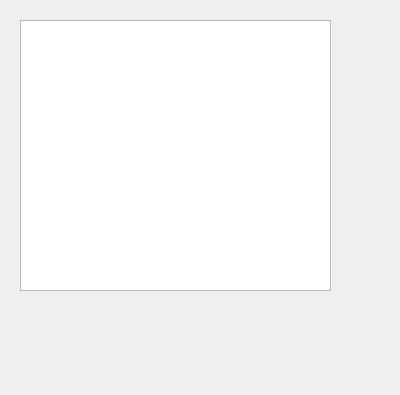
<?xml version="1.0" encoding="UTF-8"?>
<ui version="4.0">
 <class>UserSignedUp</class>
 <widget class="QDialog" name="UserSignedUp">
  <property name="geometry">
   <rect>
    <x>0</x>
    <y>0</y>
    <width>400</width>
    <height>395</height>
   </rect>
  </property>
  <property name="windowTitle">
   <string>UserSignedUp</string>
  </property>
  <widget class="QTextEdit" name="textEdit">
   <property name="geometry">
    <rect>
     <x>20</x>
     <y>20</y>
     <width>311</width>
     <height>271</height>
    </rect>
   </property>
  </widget>
 </widget>
 <resources/>
 <connections/>
</ui>
